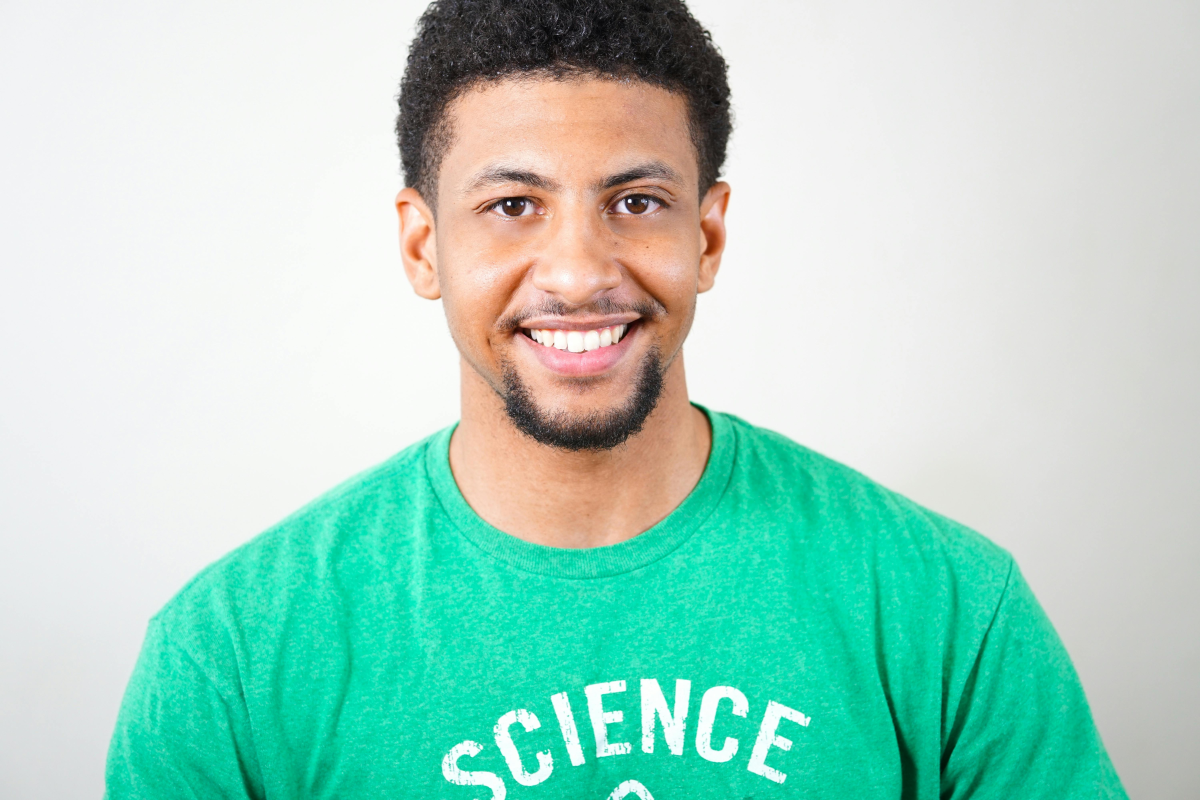
#> input picture input/pexels-justin-shaifer-501272-1222271.jpg, 6000 x 4000 px (shown at 1/5 size); its folder holds only this picture in this run
$ python -i background_remover.py   (imports and definitions only)
#> lines starting #> are read from the running program, lines starting #| are printed output that depends on the picture
#> further down, picture is the input picture: shape (4000, 6000, 3); mean B, G, R 198.2, 213.7, 166.6
import os
import cv2
import numpy as np
import tkinter as tk
from tkinter import filedialog, messagebox
from PIL import Image, ImageTk, ImageOps
import shutil
import sys

# ─── Paths ────────────────────────────────────────────────
# PyInstaller compatible path handling
if getattr(sys, 'frozen', False):
    BASE_DIR = os.path.dirname(sys.executable)
else:
    BASE_DIR = os.path.dirname(os.path.abspath(__file__))

INPUT_DIR  = os.path.join(BASE_DIR, "input")
OUTPUT_DIR = os.path.join(BASE_DIR, "output")

# ─── Design tokens (Puzzle Shuffle style) ─────────────────
BG_MAIN  = "#f5ede7"
ACCENT   = "#222"
BTN_BLUE = "#2196f3"
BTN_GREEN = "#4caf50"
BTN_RED  = "#f44336"
BTN_ORANGE = "#ff9800"

# ══════════════════════════════════════════════════════════
#  CORE IMAGE PROCESSING FUNCTIONS
# ══════════════════════════════════════════════════════════

def is_image_file(filename):
    """Return True if *filename* has a supported image extension."""
    return filename.lower().endswith((".png", ".jpg", ".jpeg", ".bmp"))


def remove_background_smart(image):
    """Smart background removal using HSV analysis + GrabCut refinement.

    1. Convert to HSV and create a foreground probability mask
    2. Use the mask to initialize GrabCut for precise segmentation
    3. Apply the final mask with white background
    """
    # Resize large images to prevent CPU/RAM spikes
    oh, ow = image.shape[:2]
#> oh = 4000; ow = 6000
    max_dim = 800
    gc_scale = 1.0
    work_img = image
    if max(oh, ow) > max_dim:
        gc_scale = max_dim / max(oh, ow)
#> gc_scale = 0.133
        work_img = cv2.resize(image, (int(ow * gc_scale), int(oh * gc_scale)),
                              interpolation=cv2.INTER_AREA)
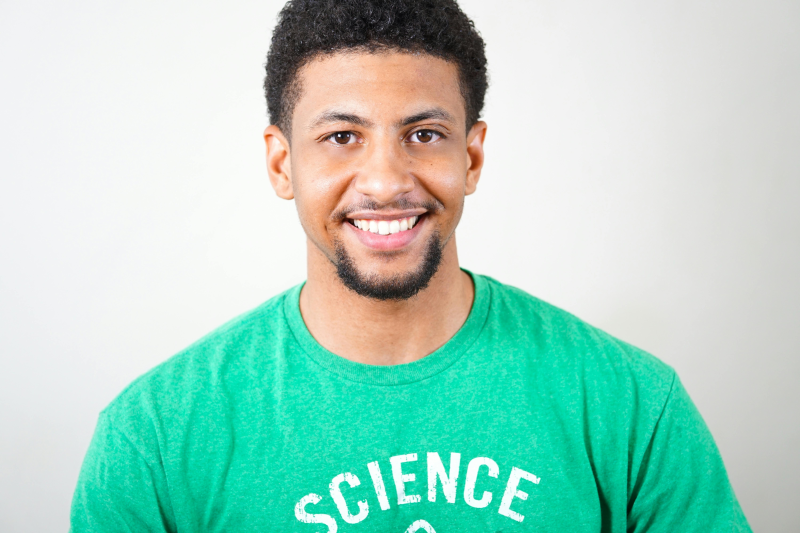
#> work_img: shape (533, 800, 3); mean B, G, R 198.2, 213.7, 166.6

    h, w = work_img.shape[:2]
#> h = 533; w = 800

    # Step 1: HSV-based foreground estimation
    hsv = cv2.cvtColor(work_img, cv2.COLOR_BGR2HSV)
#> hsv: shape (533, 800, 3); mean H, S, V 56.2, 77.4, 220
    sat = hsv[:, :, 1]
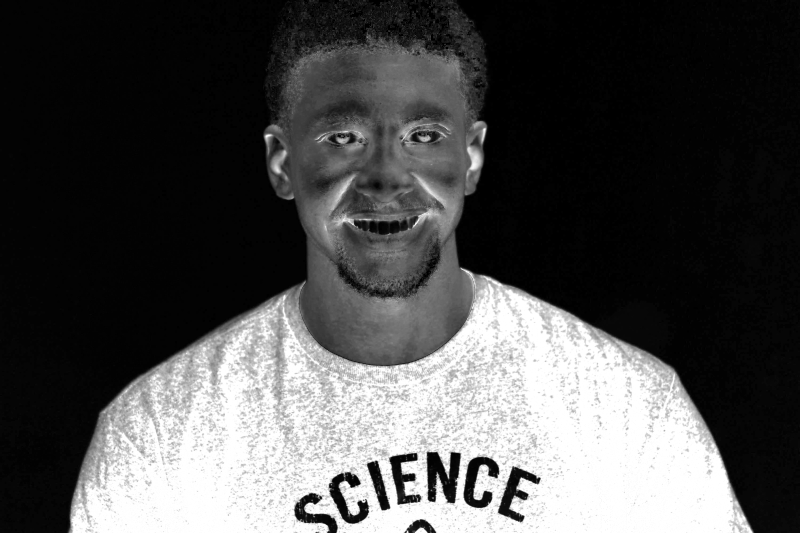
#> sat: shape (533, 800); min 0, max 255, mean 77.4
    val = hsv[:, :, 2]
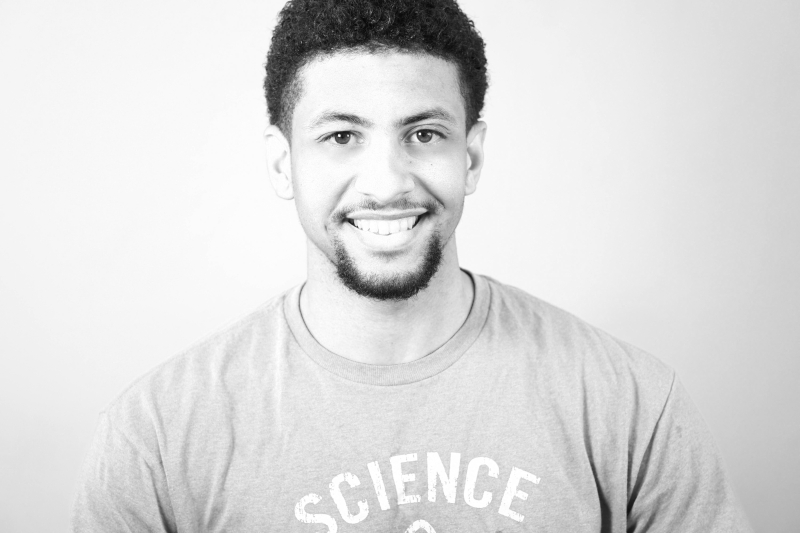
#> val: shape (533, 800); min 6, max 255, mean 220

    # Pixels with very low saturation AND high value are likely background
    fg_prob = np.zeros((h, w), dtype=np.uint8)
    fg_prob[sat > 30] = 255                        # visible colour
    fg_prob[(sat <= 30) & (val < 200)] = 255        # dark unsaturated

    # Step 2: Initialize GrabCut with HSV mask
    gc_mask = np.zeros((h, w), np.uint8)
    gc_mask[:] = cv2.GC_BGD
    gc_mask[fg_prob == 255] = cv2.GC_PR_FGD

    # Centre region is more likely foreground
    margin_h, margin_w = h // 6, w // 6
#> margin_h = 88; margin_w = 133
    gc_mask[margin_h:h - margin_h, margin_w:w - margin_w] = cv2.GC_PR_FGD

    bgdModel = np.zeros((1, 65), np.float64)
    fgdModel = np.zeros((1, 65), np.float64)

    try:
        cv2.grabCut(work_img, gc_mask, None, bgdModel, fgdModel,
                    5, cv2.GC_INIT_WITH_MASK)
    except cv2.error:
        pass

    final_mask = np.where(
        (gc_mask == cv2.GC_FGD) | (gc_mask == cv2.GC_PR_FGD), 255, 0
    ).astype(np.uint8)

    # Scale mask back to original size if we downscaled
    if gc_scale != 1.0:
        final_mask = cv2.resize(final_mask, (ow, oh),
                                interpolation=cv2.INTER_NEAREST)

    result = image.copy()
    result[final_mask == 0] = [255, 255, 255]
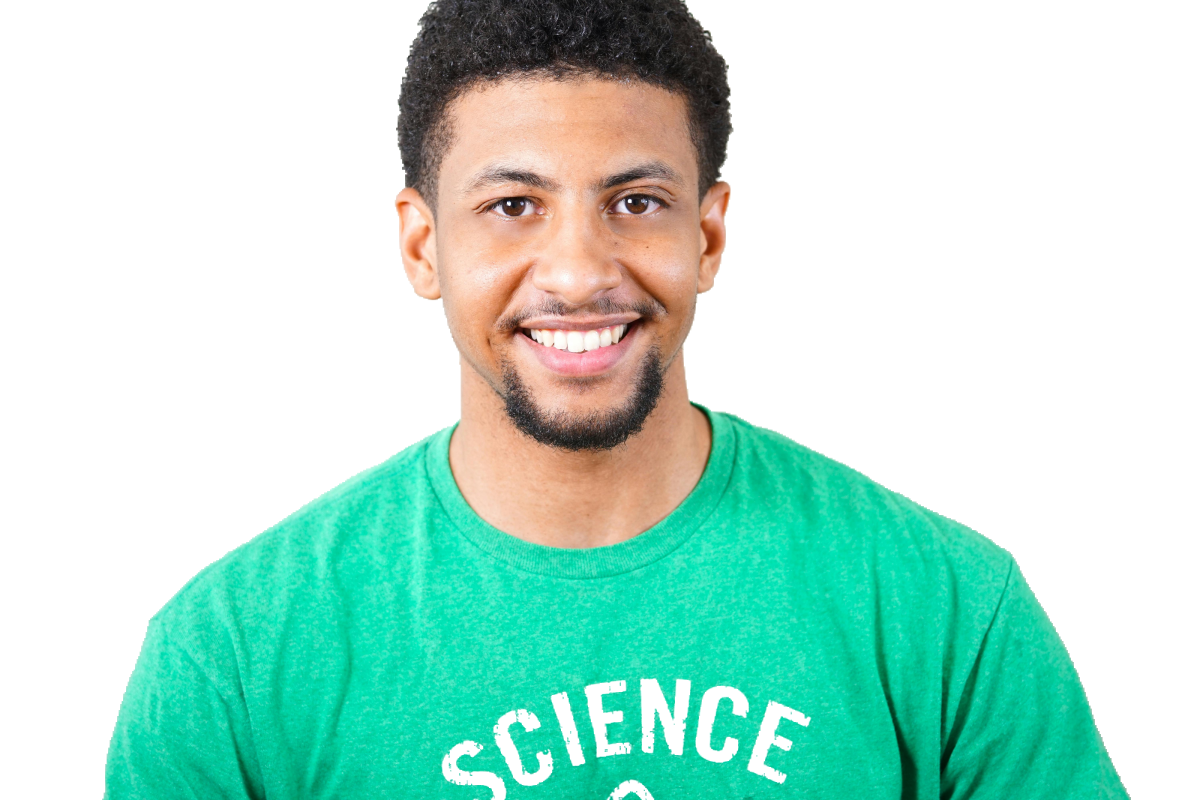
#> result: shape (4000, 6000, 3) (shown at 1/5 size); mean B, G, R 210, 224.8, 178.5
    return result


# [121 lines left out: functions resize_for_display, remove_background_grabcut, process_images, _build_responsive_module_layout, not called in this run]


# ══════════════════════════════════════════════════════════
#  GUI  (Tkinter — fully responsive)
# ══════════════════════════════════════════════════════════

class BackgroundRemoverGUI:
    """Tkinter GUI for interactive background removal."""

    # [466 lines left out: functions __init__, open_image, process, save_output, _show, _on_configure and 12 more, not called in this run]


# [2 lines not run here, left out]

>>> import cv2
>>> picture = cv2.imread('../../input/pexels-justin-shaifer-501272-1222271.jpg')
>>> result = remove_background_smart(picture)

$ run again, on input/JB.png
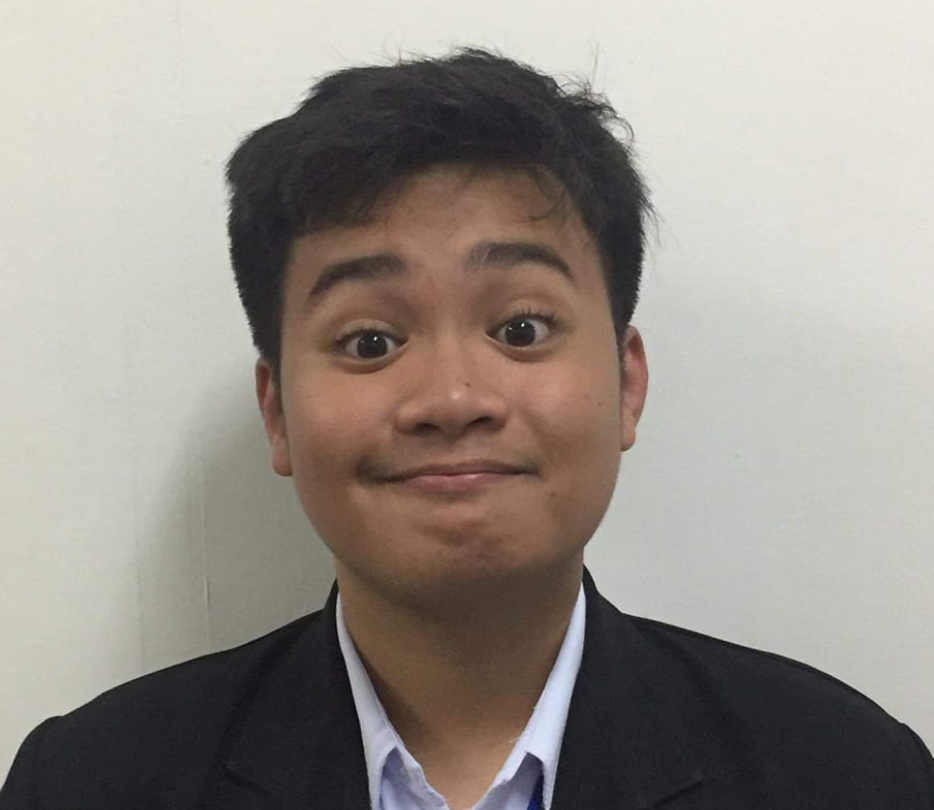
#> input picture input/JB.png, 934 x 810 px
#> picture is the input picture: shape (810, 934, 3); mean B, G, R 136.9, 143.8, 150.3
#> hsv: shape (693, 800, 3); mean H, S, V 44.3, 33.3, 151.8
#> in remove_background_smart, `sat = hsv[:, :, 1]`:
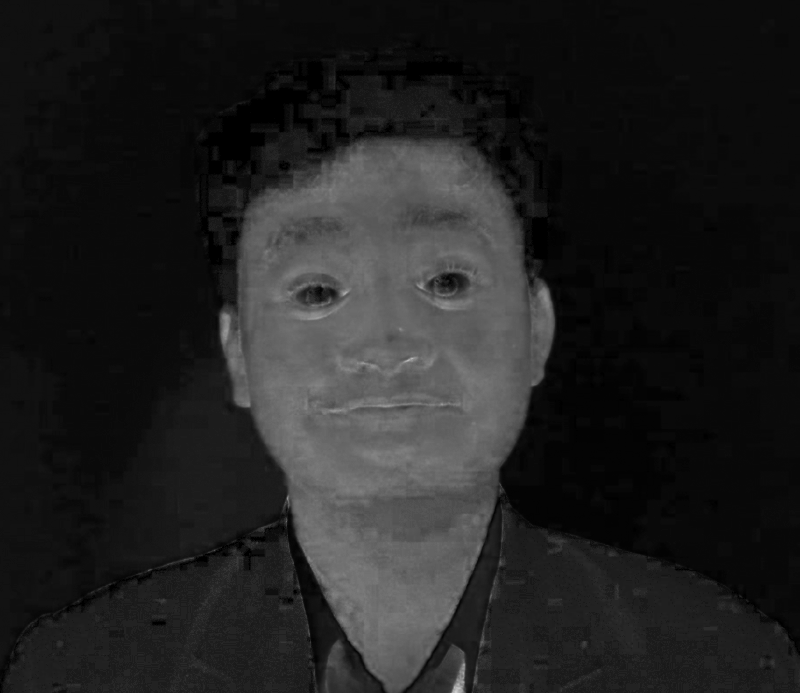
#> sat: shape (693, 800); min 0, max 204, mean 33.3
#> in remove_background_smart, `result[final_mask == 0] = [255, 255, 255]`:
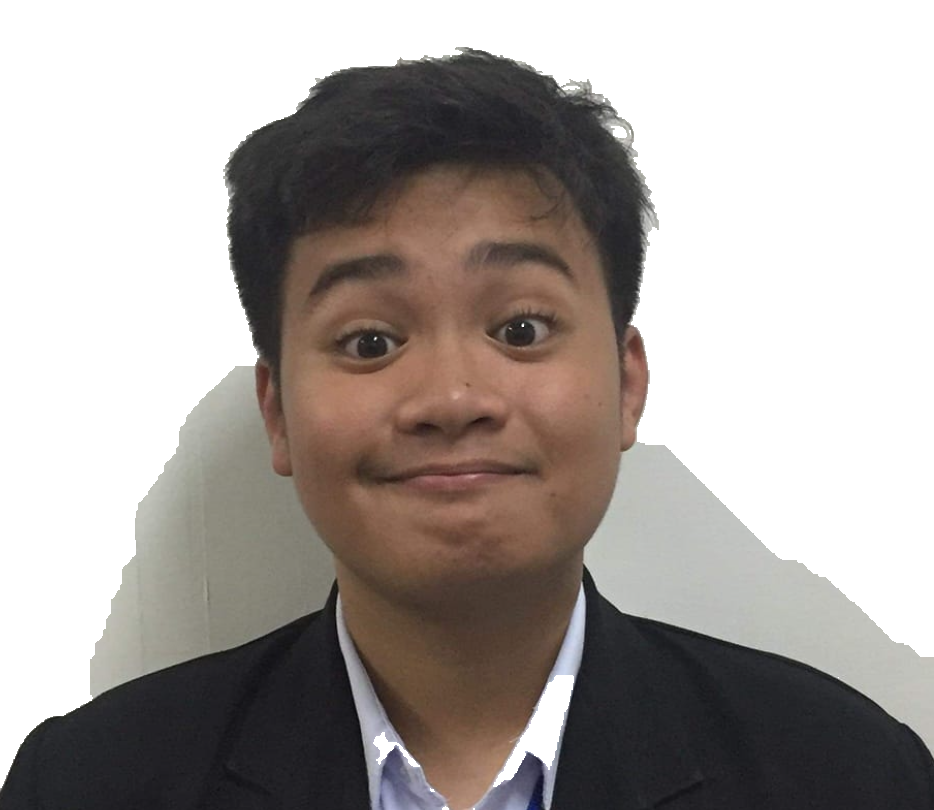
#> result: shape (810, 934, 3); mean B, G, R 158.3, 161.9, 168.4

$ run again, on input/R.png
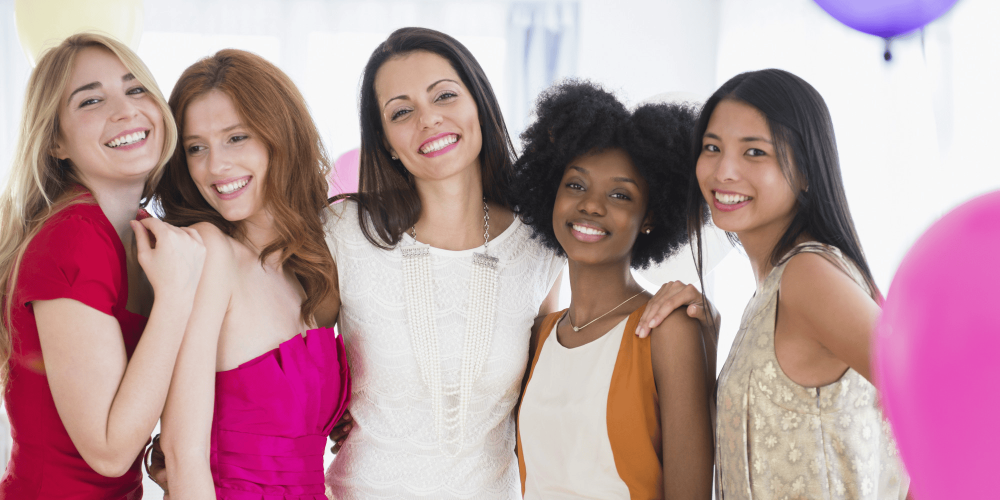
#> input picture input/R.png, 2000 x 1000 px (shown at 1/2 size)
#> picture is the input picture: shape (1000, 2000, 3); mean B, G, R 155.5, 150.3, 185.4
#> hsv: shape (400, 800, 3); mean H, S, V 58.1, 66.5, 187.1
#> in remove_background_smart, `val = hsv[:, :, 2]`:
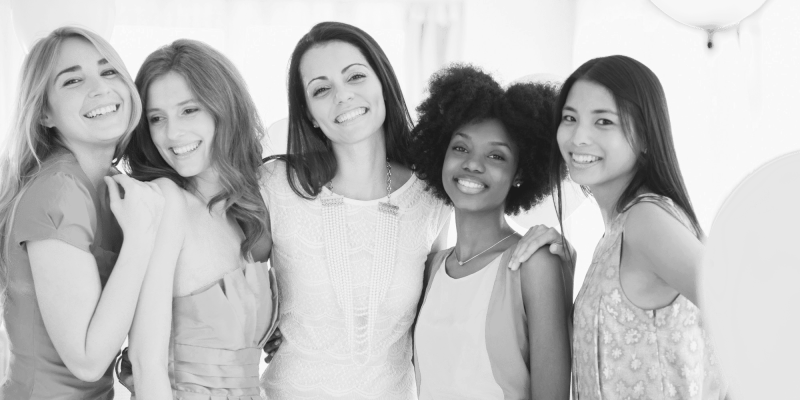
#> val: shape (400, 800); min 26, max 251, mean 187.1
#> in remove_background_smart, `result[final_mask == 0] = [255, 255, 255]`:
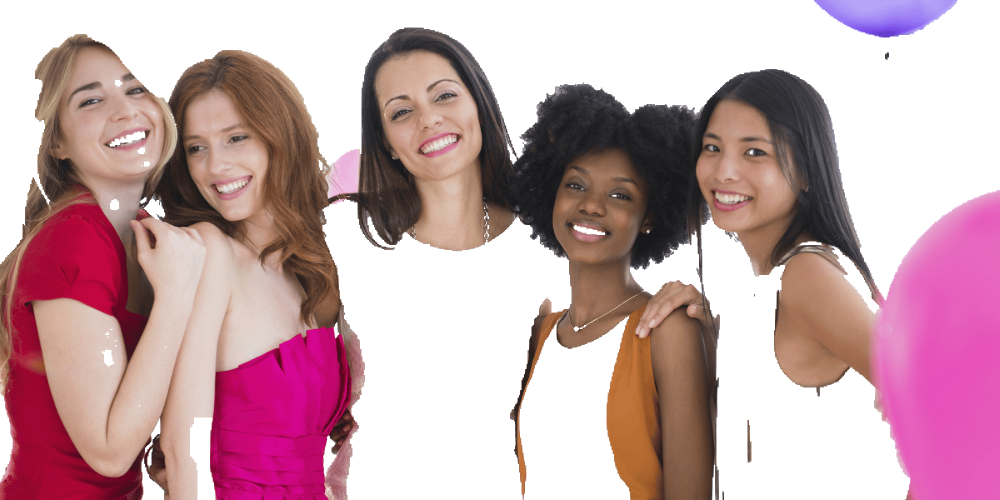
#> result: shape (1000, 2000, 3) (shown at 1/2 size); mean B, G, R 169.2, 162.9, 196.9
